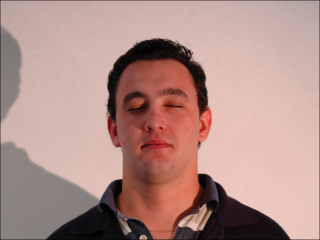
%> input picture SkinColorDetection/face_dark.bmp, 320 x 240 px
$ octave Ch3_histeq_feng.m   (GNU Octave 9; MATLAB toolbox functions it lacks are replaced by stand-ins)
%> lines starting %> are read from the running program, lines starting %| are printed output that depends on the picture
### SkinColorDetection/myhist.m
%this program is to get the normalized histogram of the image

function [his]=myhist(x)
x=floor(x);
r=size(x,1);
c=size(x,2);
his=zeros(1,256);
%calculate the histogram
for i=1:r
   for j=1:c
      his(x(i,j)+1)=his(x(i,j)+1)+1;
   end
end
his=his./c./r;

### SkinColorDetection/Ch3_histeq_feng.m
%This program is to equalize the histogram for image enhancement
clear all
close all
clc
im=imread('face_dark.bmp');%woman_blonde.tif
%> im is the input picture: size 240x320x3 uint8; mean R, G, B 177.3, 143.2, 136.4
im=double(im);
%> im: size 240x320x3 double

% im_eq = histeq(im);
c=myhist(im); %User our own function to generate the histogram
%> after the loop in myhist, `for i=1:r`: his = 256 values, max 1802 at index 210, min 0 at index 1, mean 300
%> in myhist, `his=his./c./r;`: his = 256 values, max 0.0235 at index 210, min 0 at index 1, mean 0.00391
%> c has the same summary as his in myhist

d=zeros(256,1);
[co,ro]=size(im);
%> co = 240; ro = 960

old_hist = c;
%> old_hist has the same summary as his in myhist
for i=2:256
   c(i)=c(i)+c(i-1);
end
%> after the loop, c = 256 values from 0 to 1

c=c*255;
%> c = 256 values from 0 to 255
cinv=zeros(255,1);
for i=1:255
     cinv(floor(c(i)+1))=i;
end
%> after the loop, cinv = 255 values, max 255 at index 255, min 0 at index 47, mean 70.09


figure,plot(c)
%> after `plot(c)`:
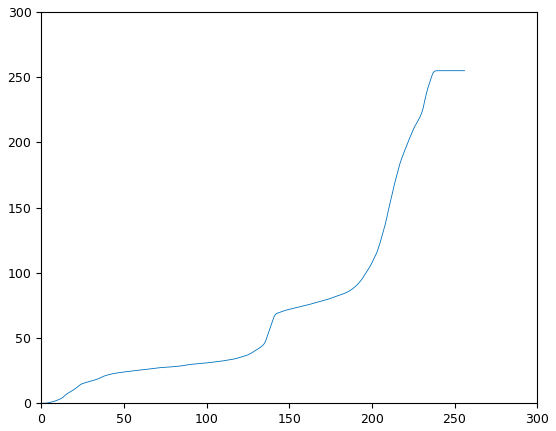
%> figure redrawn from the program's plot data; curve peaks at x = 243, y = 255
figure,plot(cinv)
%> after `plot(cinv)`:
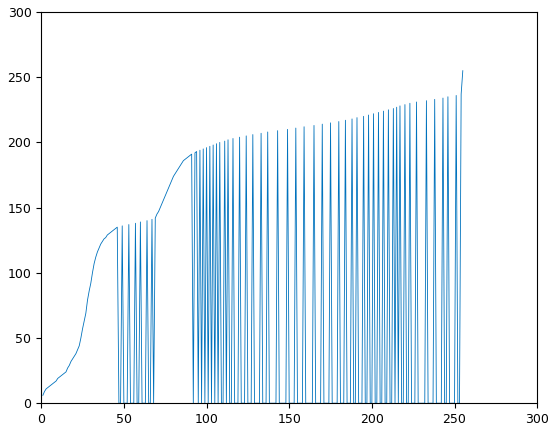
%> figure redrawn from the program's plot data; curve peaks at x = 255, y = 255


for x=1:co
   for y=1:ro
      f(x,y)=floor(c(im(x,y)+1));
   end
end
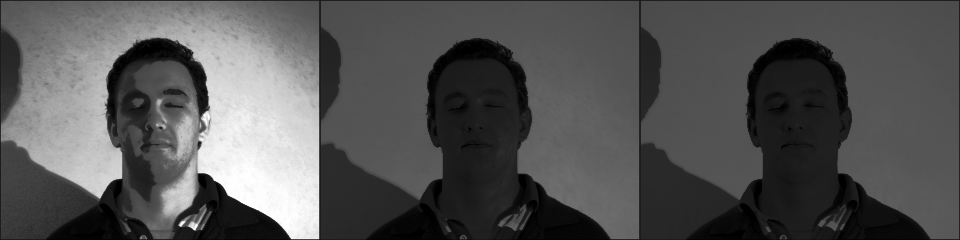
%> f: size 240x960 double; min 0, max 254, mean 84

new_hist = myhist(f);
%> new_hist = 256 values, max 0.0376 at index 85, min 0 at index 47, mean 0.00391

figure;
subplot(2,1,1),image(im);
colormap(gray(256));
title('original image');
axis image;
axis off;
subplot(2,1,2),bar(old_hist);
%> after `bar(old_hist)`:
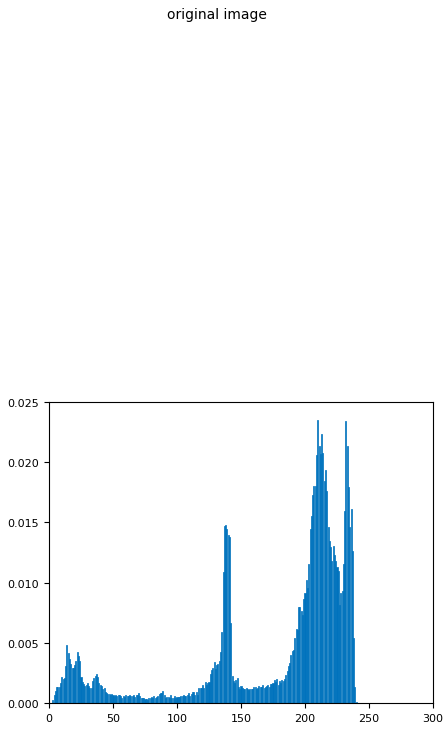
%> figure redrawn from the program's plot data, 2 panels

figure;
subplot(2,1,1),image(f);
colormap(gray(256));
axis image;
axis off;
subplot(2,1,2),bar(new_hist);
%> after `bar(new_hist)`:
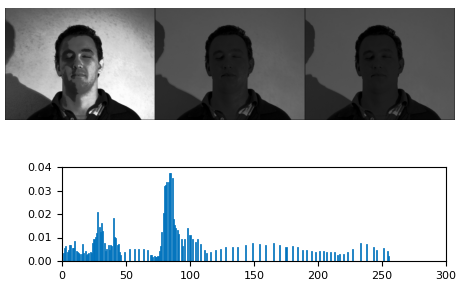
%> figure redrawn from the program's plot data, 2 panels

$ run again, with SkinColorDetection/face_good.bmp copied over SkinColorDetection/face_dark.bmp
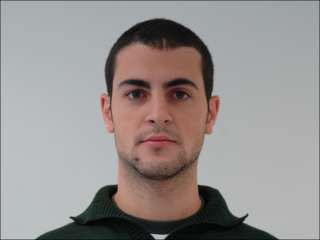
%> input picture SkinColorDetection/face_good.bmp, 320 x 240 px
%> im is the input picture: size 240x320x3 uint8; mean R, G, B 151.6, 145.9, 144
%> im: size 240x320x3 double
%> after the loop in myhist, `for i=1:r`: his = 256 values, max 4108 at index 188, min 0 at index 1, mean 300
%> in myhist, `his=his./c./r;`: his = 256 values, max 0.0535 at index 188, min 0 at index 1, mean 0.00391
%> `c=myhist(im);`: c has the same summary as his in myhist
%> old_hist has the same summary as his in myhist
%> after the loop `for i=2:256`: c = 256 values from 0 to 1
%> `c=c*255;`: c = 256 values from 0 to 255
%> after the loop `for i=1:255`: cinv = 255 values, max 255 at index 255, min 0 at index 13, mean 43.94
%> after the loop `for x=1:co`:
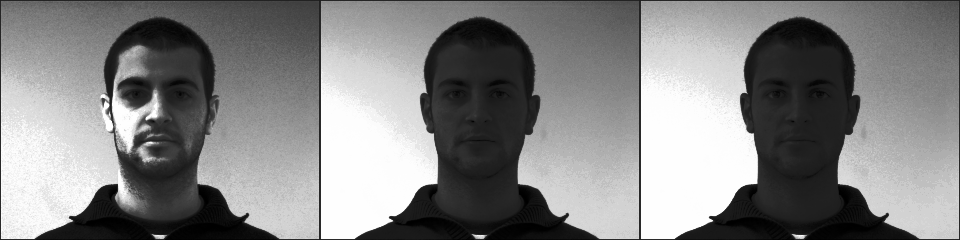
%> f: size 240x960 double; min 0, max 254, mean 133
%> new_hist = 256 values, max 0.0702 at index 255, min 0 at index 13, mean 0.00391
%> `bar(new_hist)`:
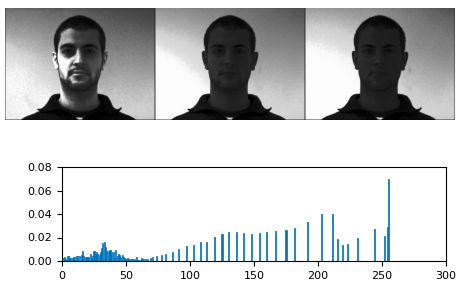
%> figure redrawn from the program's plot data, 2 panels
